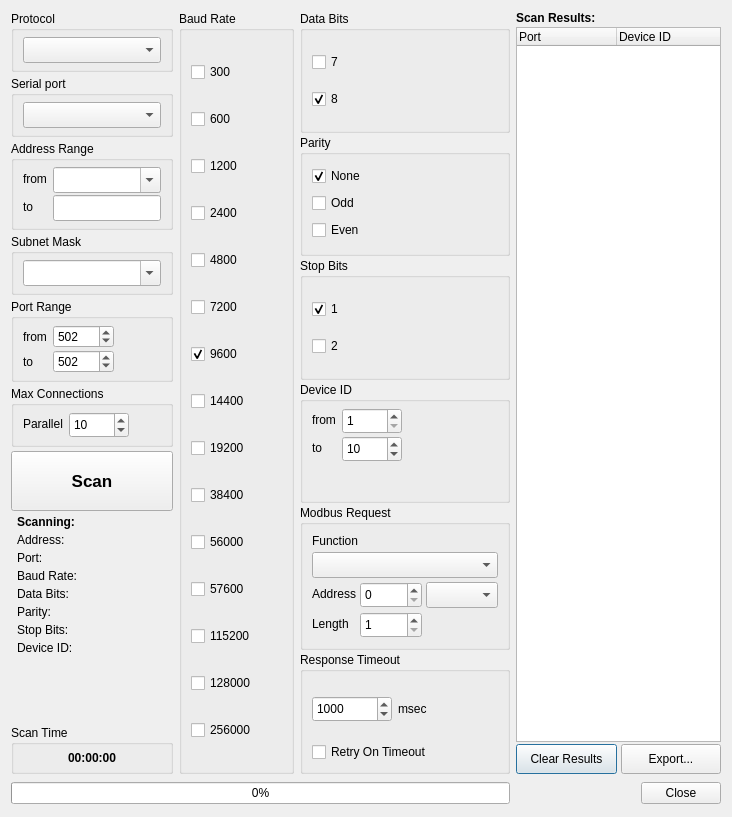
<?xml version="1.0" encoding="UTF-8"?>
<ui version="4.0">
 <class>DialogModbusScanner</class>
 <widget class="QDialog" name="DialogModbusScanner">
  <property name="geometry">
   <rect>
    <x>0</x>
    <y>0</y>
    <width>732</width>
    <height>817</height>
   </rect>
  </property>
  <property name="windowTitle">
   <string>MODBUS Scanner</string>
  </property>
  <layout class="QVBoxLayout" name="verticalLayout_11">
   <item>
    <layout class="QGridLayout" name="gridLayout">
     <item row="1" column="2">
      <layout class="QVBoxLayout" name="verticalLayout_10">
       <property name="spacing">
        <number>2</number>
       </property>
       <item>
        <widget class="QGroupBox" name="groupBoxDataBits">
         <property name="title">
          <string>Data Bits</string>
         </property>
         <layout class="QVBoxLayout" name="verticalLayout_4">
          <property name="spacing">
           <number>2</number>
          </property>
          <property name="topMargin">
           <number>6</number>
          </property>
          <property name="bottomMargin">
           <number>6</number>
          </property>
          <item>
           <widget class="QCheckBox" name="checkBoxDataBit7">
            <property name="text">
             <string notr="true">7</string>
            </property>
           </widget>
          </item>
          <item>
           <widget class="QCheckBox" name="checkBoxDataBit8">
            <property name="text">
             <string notr="true">8</string>
            </property>
            <property name="checked">
             <bool>true</bool>
            </property>
           </widget>
          </item>
         </layout>
        </widget>
       </item>
       <item>
        <widget class="QGroupBox" name="groupBoxParity">
         <property name="title">
          <string>Parity</string>
         </property>
         <layout class="QVBoxLayout" name="verticalLayout_5">
          <property name="spacing">
           <number>2</number>
          </property>
          <property name="topMargin">
           <number>6</number>
          </property>
          <property name="bottomMargin">
           <number>6</number>
          </property>
          <item>
           <widget class="QCheckBox" name="checkBoxParityNone">
            <property name="text">
             <string>None</string>
            </property>
            <property name="checked">
             <bool>true</bool>
            </property>
           </widget>
          </item>
          <item>
           <widget class="QCheckBox" name="checkBoxParityOdd">
            <property name="text">
             <string>Odd</string>
            </property>
           </widget>
          </item>
          <item>
           <widget class="QCheckBox" name="checkBoxParityEven">
            <property name="text">
             <string>Even</string>
            </property>
           </widget>
          </item>
         </layout>
        </widget>
       </item>
       <item>
        <widget class="QGroupBox" name="groupBoxStopBits">
         <property name="title">
          <string>Stop Bits</string>
         </property>
         <layout class="QVBoxLayout" name="verticalLayout_6">
          <property name="spacing">
           <number>2</number>
          </property>
          <property name="topMargin">
           <number>6</number>
          </property>
          <property name="bottomMargin">
           <number>6</number>
          </property>
          <item>
           <widget class="QCheckBox" name="checkBoxStop1">
            <property name="text">
             <string notr="true">1</string>
            </property>
            <property name="checked">
             <bool>true</bool>
            </property>
           </widget>
          </item>
          <item>
           <widget class="QCheckBox" name="checkBoxStop2">
            <property name="text">
             <string notr="true">2</string>
            </property>
           </widget>
          </item>
         </layout>
        </widget>
       </item>
       <item>
        <widget class="QGroupBox" name="groupBoxDeviceId">
         <property name="title">
          <string>Device ID</string>
         </property>
         <layout class="QFormLayout" name="formLayout">
          <property name="labelAlignment">
           <set>Qt::AlignLeading|Qt::AlignLeft|Qt::AlignVCenter</set>
          </property>
          <property name="formAlignment">
           <set>Qt::AlignLeading|Qt::AlignLeft|Qt::AlignTop</set>
          </property>
          <property name="verticalSpacing">
           <number>2</number>
          </property>
          <property name="topMargin">
           <number>6</number>
          </property>
          <property name="bottomMargin">
           <number>6</number>
          </property>
          <item row="0" column="0">
           <widget class="QLabel" name="labelAddressFrom">
            <property name="text">
             <string>from</string>
            </property>
           </widget>
          </item>
          <item row="0" column="1">
           <widget class="QSpinBox" name="spinBoxDeviceIdFrom">
            <property name="sizePolicy">
             <sizepolicy hsizetype="Fixed" vsizetype="Fixed">
              <horstretch>0</horstretch>
              <verstretch>0</verstretch>
             </sizepolicy>
            </property>
            <property name="minimumSize">
             <size>
              <width>60</width>
              <height>26</height>
             </size>
            </property>
            <property name="minimum">
             <number>1</number>
            </property>
            <property name="maximum">
             <number>255</number>
            </property>
           </widget>
          </item>
          <item row="1" column="0">
           <widget class="QLabel" name="labelAddressTo">
            <property name="text">
             <string>to</string>
            </property>
           </widget>
          </item>
          <item row="1" column="1">
           <widget class="QSpinBox" name="spinBoxDeviceIdTo">
            <property name="sizePolicy">
             <sizepolicy hsizetype="Fixed" vsizetype="Fixed">
              <horstretch>0</horstretch>
              <verstretch>0</verstretch>
             </sizepolicy>
            </property>
            <property name="minimumSize">
             <size>
              <width>60</width>
              <height>26</height>
             </size>
            </property>
            <property name="minimum">
             <number>1</number>
            </property>
            <property name="maximum">
             <number>255</number>
            </property>
            <property name="value">
             <number>10</number>
            </property>
           </widget>
          </item>
         </layout>
        </widget>
       </item>
       <item>
        <widget class="QGroupBox" name="groupBoxRequest">
         <property name="title">
          <string>Modbus Request</string>
         </property>
         <layout class="QVBoxLayout" name="verticalLayout_12">
          <property name="spacing">
           <number>4</number>
          </property>
          <item>
           <widget class="QLabel" name="labelFunction">
            <property name="sizePolicy">
             <sizepolicy hsizetype="Preferred" vsizetype="Fixed">
              <horstretch>0</horstretch>
              <verstretch>0</verstretch>
             </sizepolicy>
            </property>
            <property name="text">
             <string>Function</string>
            </property>
           </widget>
          </item>
          <item>
           <widget class="FunctionCodeComboBox" name="comboBoxFunction">
            <property name="minimumSize">
             <size>
              <width>0</width>
              <height>26</height>
             </size>
            </property>
           </widget>
          </item>
          <item>
           <layout class="QFormLayout" name="formLayout_3">
            <property name="labelAlignment">
             <set>Qt::AlignLeading|Qt::AlignLeft|Qt::AlignVCenter</set>
            </property>
            <property name="formAlignment">
             <set>Qt::AlignLeading|Qt::AlignLeft|Qt::AlignTop</set>
            </property>
            <item row="0" column="0">
             <widget class="QLabel" name="labelAddress">
              <property name="text">
               <string>Address</string>
              </property>
             </widget>
            </item>
            <item row="0" column="1">
             <layout class="QHBoxLayout" name="horizontalLayout">
              <item>
               <widget class="FormattedSpinBox" name="spinBoxAddress">
                <property name="sizePolicy">
                 <sizepolicy hsizetype="Fixed" vsizetype="Fixed">
                  <horstretch>0</horstretch>
                  <verstretch>0</verstretch>
                 </sizepolicy>
                </property>
                <property name="minimumSize">
                 <size>
                  <width>62</width>
                  <height>26</height>
                 </size>
                </property>
                <property name="minimum">
                 <number>0</number>
                </property>
                <property name="maximum">
                 <number>65536</number>
                </property>
                <property name="value">
                 <number>0</number>
                </property>
               </widget>
              </item>
              <item>
               <widget class="AddressBaseComboBox" name="comboBoxAddressBase">
                <property name="sizePolicy">
                 <sizepolicy hsizetype="Fixed" vsizetype="Fixed">
                  <horstretch>0</horstretch>
                  <verstretch>0</verstretch>
                 </sizepolicy>
                </property>
                <property name="minimumSize">
                 <size>
                  <width>0</width>
                  <height>26</height>
                 </size>
                </property>
                <property name="currentIndex">
                 <number>-1</number>
                </property>
               </widget>
              </item>
             </layout>
            </item>
            <item row="1" column="1">
             <widget class="QSpinBox" name="spinBoxLength">
              <property name="sizePolicy">
               <sizepolicy hsizetype="Fixed" vsizetype="Fixed">
                <horstretch>0</horstretch>
                <verstretch>0</verstretch>
               </sizepolicy>
              </property>
              <property name="minimumSize">
               <size>
                <width>62</width>
                <height>26</height>
               </size>
              </property>
              <property name="minimum">
               <number>1</number>
              </property>
              <property name="maximum">
               <number>125</number>
              </property>
             </widget>
            </item>
            <item row="1" column="0">
             <widget class="QLabel" name="labelLength">
              <property name="text">
               <string>Length</string>
              </property>
             </widget>
            </item>
           </layout>
          </item>
         </layout>
        </widget>
       </item>
       <item>
        <widget class="QGroupBox" name="groupBoxTimeout">
         <property name="minimumSize">
          <size>
           <width>160</width>
           <height>0</height>
          </size>
         </property>
         <property name="title">
          <string>Response Timeout</string>
         </property>
         <layout class="QVBoxLayout" name="verticalLayout_14">
          <item>
           <layout class="QFormLayout" name="formLayout_5">
            <property name="formAlignment">
             <set>Qt::AlignLeading|Qt::AlignLeft|Qt::AlignVCenter</set>
            </property>
            <property name="verticalSpacing">
             <number>2</number>
            </property>
            <item row="0" column="0">
             <widget class="QSpinBox" name="spinBoxTimeout">
              <property name="sizePolicy">
               <sizepolicy hsizetype="Fixed" vsizetype="Fixed">
                <horstretch>0</horstretch>
                <verstretch>0</verstretch>
               </sizepolicy>
              </property>
              <property name="minimumSize">
               <size>
                <width>80</width>
                <height>26</height>
               </size>
              </property>
              <property name="minimum">
               <number>100</number>
              </property>
              <property name="maximum">
               <number>20000</number>
              </property>
              <property name="value">
               <number>1000</number>
              </property>
             </widget>
            </item>
            <item row="0" column="1">
             <widget class="QLabel" name="label">
              <property name="sizePolicy">
               <sizepolicy hsizetype="Fixed" vsizetype="Preferred">
                <horstretch>0</horstretch>
                <verstretch>0</verstretch>
               </sizepolicy>
              </property>
              <property name="text">
               <string>msec</string>
              </property>
             </widget>
            </item>
           </layout>
          </item>
          <item>
           <widget class="QCheckBox" name="checkBoxRetryOnTimeout">
            <property name="text">
             <string>Retry On Timeout</string>
            </property>
           </widget>
          </item>
         </layout>
        </widget>
       </item>
      </layout>
     </item>
     <item row="1" column="3">
      <layout class="QVBoxLayout" name="verticalLayout_7">
       <property name="spacing">
        <number>2</number>
       </property>
       <item>
        <widget class="QLabel" name="labelScanResults">
         <property name="text">
          <string>&lt;html&gt;&lt;head/&gt;&lt;body&gt;&lt;p&gt;&lt;span style=&quot; font-weight:700;&quot;&gt;Scan Results:&lt;/span&gt;&lt;/p&gt;&lt;/body&gt;&lt;/html&gt;</string>
         </property>
        </widget>
       </item>
       <item>
        <widget class="QTreeWidget" name="treeWidget">
         <property name="alternatingRowColors">
          <bool>true</bool>
         </property>
         <column>
          <property name="text">
           <string>Port</string>
          </property>
         </column>
         <column>
          <property name="text">
           <string>Device ID</string>
          </property>
         </column>
        </widget>
       </item>
       <item>
        <layout class="QHBoxLayout" name="horizontalLayoutResultsButtons">
         <property name="spacing">
          <number>4</number>
         </property>
         <item>
          <widget class="QPushButton" name="pushButtonClear">
           <property name="sizePolicy">
            <sizepolicy hsizetype="Minimum" vsizetype="Fixed">
             <horstretch>0</horstretch>
             <verstretch>0</verstretch>
            </sizepolicy>
           </property>
           <property name="minimumSize">
            <size>
             <width>0</width>
             <height>30</height>
            </size>
           </property>
           <property name="text">
            <string>Clear Results</string>
           </property>
           <property name="icon">
            <iconset resource="../../app/resources.qrc">
             <normaloff>:/res/icon-clear.svg</normaloff>:/res/icon-clear.svg</iconset>
           </property>
          </widget>
         </item>
         <item>
          <widget class="QPushButton" name="pushButtonExport">
           <property name="sizePolicy">
            <sizepolicy hsizetype="Minimum" vsizetype="Fixed">
             <horstretch>0</horstretch>
             <verstretch>0</verstretch>
            </sizepolicy>
           </property>
           <property name="minimumSize">
            <size>
             <width>0</width>
             <height>30</height>
            </size>
           </property>
           <property name="text">
            <string>Export...</string>
           </property>
           <property name="icon">
            <iconset resource="../../app/resources.qrc">
             <normaloff>:/res/icon-export.svg</normaloff>:/res/icon-export.svg</iconset>
           </property>
          </widget>
         </item>
        </layout>
       </item>
      </layout>
     </item>
     <item row="2" column="3">
      <layout class="QHBoxLayout" name="horizontalLayout_2">
       <item>
        <spacer name="horizontalSpacer">
         <property name="orientation">
          <enum>Qt::Horizontal</enum>
         </property>
         <property name="sizeHint" stdset="0">
          <size>
           <width>40</width>
           <height>20</height>
          </size>
         </property>
        </spacer>
       </item>
       <item>
        <widget class="QDialogButtonBox" name="buttonBox">
         <property name="minimumSize">
          <size>
           <width>0</width>
           <height>26</height>
          </size>
         </property>
         <property name="orientation">
          <enum>Qt::Horizontal</enum>
         </property>
         <property name="standardButtons">
          <set>QDialogButtonBox::Close</set>
         </property>
        </widget>
       </item>
      </layout>
     </item>
     <item row="1" column="1">
      <widget class="QGroupBox" name="groupBoxBaudRate">
       <property name="minimumSize">
        <size>
         <width>115</width>
         <height>0</height>
        </size>
       </property>
       <property name="title">
        <string>Baud Rate</string>
       </property>
       <layout class="QVBoxLayout" name="verticalLayout_3">
        <property name="spacing">
         <number>2</number>
        </property>
        <property name="topMargin">
         <number>6</number>
        </property>
        <property name="bottomMargin">
         <number>6</number>
        </property>
        <item>
         <widget class="QCheckBox" name="checkBoxSpeed300">
          <property name="text">
           <string notr="true">300</string>
          </property>
         </widget>
        </item>
        <item>
         <widget class="QCheckBox" name="checkBoxSpeed600">
          <property name="text">
           <string notr="true">600</string>
          </property>
         </widget>
        </item>
        <item>
         <widget class="QCheckBox" name="checkBoxSpeed1200">
          <property name="text">
           <string notr="true">1200</string>
          </property>
         </widget>
        </item>
        <item>
         <widget class="QCheckBox" name="checkBoxSpeed2400">
          <property name="text">
           <string notr="true">2400</string>
          </property>
         </widget>
        </item>
        <item>
         <widget class="QCheckBox" name="checkBoxSpeed4800">
          <property name="text">
           <string notr="true">4800</string>
          </property>
         </widget>
        </item>
        <item>
         <widget class="QCheckBox" name="checkBoxSpeed7200">
          <property name="text">
           <string notr="true">7200</string>
          </property>
         </widget>
        </item>
        <item>
         <widget class="QCheckBox" name="checkBoxSpeed9600">
          <property name="text">
           <string notr="true">9600</string>
          </property>
          <property name="checked">
           <bool>true</bool>
          </property>
         </widget>
        </item>
        <item>
         <widget class="QCheckBox" name="checkBoxSpeed14400">
          <property name="text">
           <string notr="true">14400</string>
          </property>
         </widget>
        </item>
        <item>
         <widget class="QCheckBox" name="checkBoxSpeed19200">
          <property name="text">
           <string notr="true">19200</string>
          </property>
         </widget>
        </item>
        <item>
         <widget class="QCheckBox" name="checkBoxSpeed38400">
          <property name="text">
           <string notr="true">38400</string>
          </property>
         </widget>
        </item>
        <item>
         <widget class="QCheckBox" name="checkBoxSpeed56000">
          <property name="text">
           <string notr="true">56000</string>
          </property>
         </widget>
        </item>
        <item>
         <widget class="QCheckBox" name="checkBoxSpeed57600">
          <property name="text">
           <string notr="true">57600</string>
          </property>
         </widget>
        </item>
        <item>
         <widget class="QCheckBox" name="checkBoxSpeed115200">
          <property name="text">
           <string notr="true">115200</string>
          </property>
         </widget>
        </item>
        <item>
         <widget class="QCheckBox" name="checkBoxSpeed128000">
          <property name="text">
           <string notr="true">128000</string>
          </property>
         </widget>
        </item>
        <item>
         <widget class="QCheckBox" name="checkBoxSpeed256000">
          <property name="text">
           <string notr="true">256000</string>
          </property>
         </widget>
        </item>
       </layout>
      </widget>
     </item>
     <item row="2" column="0" colspan="3">
      <widget class="QProgressBar" name="progressBar">
       <property name="value">
        <number>0</number>
       </property>
       <property name="textVisible">
        <bool>true</bool>
       </property>
      </widget>
     </item>
     <item row="1" column="0">
      <layout class="QVBoxLayout" name="verticalLayout_9">
       <property name="spacing">
        <number>4</number>
       </property>
       <item>
        <widget class="QGroupBox" name="groupBoxProtocol">
         <property name="sizePolicy">
          <sizepolicy hsizetype="Preferred" vsizetype="Fixed">
           <horstretch>0</horstretch>
           <verstretch>0</verstretch>
          </sizepolicy>
         </property>
         <property name="title">
          <string>Protocol</string>
         </property>
         <layout class="QHBoxLayout" name="horizontalLayout_3">
          <property name="topMargin">
           <number>6</number>
          </property>
          <property name="bottomMargin">
           <number>6</number>
          </property>
          <item>
           <widget class="ModbusProtocolsComboBox" name="comboBoxProtocols">
            <property name="minimumSize">
             <size>
              <width>0</width>
              <height>26</height>
             </size>
            </property>
           </widget>
          </item>
         </layout>
        </widget>
       </item>
       <item>
        <widget class="QGroupBox" name="groupBoxSerialPort">
         <property name="sizePolicy">
          <sizepolicy hsizetype="Preferred" vsizetype="Fixed">
           <horstretch>0</horstretch>
           <verstretch>0</verstretch>
          </sizepolicy>
         </property>
         <property name="minimumSize">
          <size>
           <width>115</width>
           <height>0</height>
          </size>
         </property>
         <property name="title">
          <string>Serial port</string>
         </property>
         <layout class="QVBoxLayout" name="verticalLayout">
          <property name="spacing">
           <number>2</number>
          </property>
          <property name="topMargin">
           <number>6</number>
          </property>
          <property name="bottomMargin">
           <number>6</number>
          </property>
          <item>
           <widget class="QComboBox" name="comboBoxSerial">
            <property name="minimumSize">
             <size>
              <width>120</width>
              <height>26</height>
             </size>
            </property>
           </widget>
          </item>
         </layout>
        </widget>
       </item>
       <item>
        <widget class="QGroupBox" name="groupBoxIPAddressRange">
         <property name="sizePolicy">
          <sizepolicy hsizetype="Preferred" vsizetype="Fixed">
           <horstretch>0</horstretch>
           <verstretch>0</verstretch>
          </sizepolicy>
         </property>
         <property name="title">
          <string>Address Range</string>
         </property>
         <layout class="QFormLayout" name="formLayout_4">
          <property name="labelAlignment">
           <set>Qt::AlignLeading|Qt::AlignLeft|Qt::AlignVCenter</set>
          </property>
          <property name="formAlignment">
           <set>Qt::AlignLeading|Qt::AlignLeft|Qt::AlignTop</set>
          </property>
          <property name="verticalSpacing">
           <number>2</number>
          </property>
          <property name="topMargin">
           <number>6</number>
          </property>
          <property name="bottomMargin">
           <number>6</number>
          </property>
          <item row="0" column="0">
           <widget class="QLabel" name="labelIPAddressFrom">
            <property name="text">
             <string>from</string>
            </property>
           </widget>
          </item>
          <item row="2" column="0">
           <widget class="QLabel" name="labelIPAddressTo">
            <property name="text">
             <string>to</string>
            </property>
           </widget>
          </item>
          <item row="0" column="1">
           <widget class="QComboBox" name="comboBoxIPAddressFrom">
            <property name="sizePolicy">
             <sizepolicy hsizetype="Fixed" vsizetype="Fixed">
              <horstretch>0</horstretch>
              <verstretch>0</verstretch>
             </sizepolicy>
            </property>
            <property name="minimumSize">
             <size>
              <width>0</width>
              <height>26</height>
             </size>
            </property>
            <property name="maximumSize">
             <size>
              <width>140</width>
              <height>16777215</height>
             </size>
            </property>
            <property name="editable">
             <bool>true</bool>
            </property>
           </widget>
          </item>
          <item row="2" column="1">
           <widget class="IpAddressLineEdit" name="lineEditIPAddressTo">
            <property name="sizePolicy">
             <sizepolicy hsizetype="Fixed" vsizetype="Fixed">
              <horstretch>0</horstretch>
              <verstretch>0</verstretch>
             </sizepolicy>
            </property>
            <property name="minimumSize">
             <size>
              <width>0</width>
              <height>26</height>
             </size>
            </property>
            <property name="maximumSize">
             <size>
              <width>120</width>
              <height>16777215</height>
             </size>
            </property>
           </widget>
          </item>
         </layout>
        </widget>
       </item>
       <item>
        <widget class="QGroupBox" name="groupBoxSubnetMask">
         <property name="sizePolicy">
          <sizepolicy hsizetype="Preferred" vsizetype="Fixed">
           <horstretch>0</horstretch>
           <verstretch>0</verstretch>
          </sizepolicy>
         </property>
         <property name="title">
          <string>Subnet Mask</string>
         </property>
         <layout class="QVBoxLayout" name="verticalLayout_13">
          <property name="topMargin">
           <number>6</number>
          </property>
          <property name="bottomMargin">
           <number>6</number>
          </property>
          <item>
           <widget class="QComboBox" name="comboBoxSubnetMask">
            <property name="sizePolicy">
             <sizepolicy hsizetype="Preferred" vsizetype="Fixed">
              <horstretch>0</horstretch>
              <verstretch>0</verstretch>
             </sizepolicy>
            </property>
            <property name="minimumSize">
             <size>
              <width>0</width>
              <height>26</height>
             </size>
            </property>
            <property name="editable">
             <bool>true</bool>
            </property>
           </widget>
          </item>
         </layout>
        </widget>
       </item>
       <item>
        <widget class="QGroupBox" name="groupBoxPortRange">
         <property name="sizePolicy">
          <sizepolicy hsizetype="Preferred" vsizetype="Fixed">
           <horstretch>0</horstretch>
           <verstretch>0</verstretch>
          </sizepolicy>
         </property>
         <property name="title">
          <string>Port Range</string>
         </property>
         <layout class="QFormLayout" name="formLayout_2">
          <property name="labelAlignment">
           <set>Qt::AlignLeading|Qt::AlignLeft|Qt::AlignVCenter</set>
          </property>
          <property name="formAlignment">
           <set>Qt::AlignLeading|Qt::AlignLeft|Qt::AlignTop</set>
          </property>
          <property name="verticalSpacing">
           <number>2</number>
          </property>
          <property name="topMargin">
           <number>6</number>
          </property>
          <property name="bottomMargin">
           <number>6</number>
          </property>
          <item row="0" column="1">
           <widget class="QSpinBox" name="spinBoxPortFrom">
            <property name="sizePolicy">
             <sizepolicy hsizetype="Fixed" vsizetype="Fixed">
              <horstretch>0</horstretch>
              <verstretch>0</verstretch>
             </sizepolicy>
            </property>
            <property name="minimumSize">
             <size>
              <width>60</width>
              <height>0</height>
             </size>
            </property>
            <property name="minimum">
             <number>1</number>
            </property>
            <property name="maximum">
             <number>65535</number>
            </property>
            <property name="value">
             <number>502</number>
            </property>
           </widget>
          </item>
          <item row="0" column="0">
           <widget class="QLabel" name="labelPortFrom">
            <property name="text">
             <string>from</string>
            </property>
           </widget>
          </item>
          <item row="2" column="0">
           <widget class="QLabel" name="labelPortTo">
            <property name="text">
             <string>to</string>
            </property>
           </widget>
          </item>
          <item row="2" column="1">
           <widget class="QSpinBox" name="spinBoxPortTo">
            <property name="sizePolicy">
             <sizepolicy hsizetype="Fixed" vsizetype="Fixed">
              <horstretch>0</horstretch>
              <verstretch>0</verstretch>
             </sizepolicy>
            </property>
            <property name="minimumSize">
             <size>
              <width>60</width>
              <height>0</height>
             </size>
            </property>
            <property name="minimum">
             <number>1</number>
            </property>
            <property name="maximum">
             <number>65535</number>
            </property>
            <property name="value">
             <number>502</number>
            </property>
           </widget>
          </item>
         </layout>
        </widget>
       </item>
       <item>
        <widget class="QGroupBox" name="groupBoxMaxConnections">
         <property name="sizePolicy">
          <sizepolicy hsizetype="Preferred" vsizetype="Fixed">
           <horstretch>0</horstretch>
           <verstretch>0</verstretch>
          </sizepolicy>
         </property>
         <property name="title">
          <string>Max Connections</string>
         </property>
         <layout class="QFormLayout" name="formLayout_6">
          <property name="verticalSpacing">
           <number>2</number>
          </property>
          <property name="topMargin">
           <number>6</number>
          </property>
          <property name="bottomMargin">
           <number>6</number>
          </property>
          <item row="0" column="0">
           <widget class="QLabel" name="labelMaxConnections">
            <property name="text">
             <string>Parallel</string>
            </property>
           </widget>
          </item>
          <item row="0" column="1">
           <widget class="QSpinBox" name="spinBoxMaxConnections">
            <property name="sizePolicy">
             <sizepolicy hsizetype="Fixed" vsizetype="Fixed">
              <horstretch>0</horstretch>
              <verstretch>0</verstretch>
             </sizepolicy>
            </property>
            <property name="minimumSize">
             <size>
              <width>60</width>
              <height>26</height>
             </size>
            </property>
            <property name="minimum">
             <number>1</number>
            </property>
            <property name="maximum">
             <number>100</number>
            </property>
            <property name="value">
             <number>10</number>
            </property>
           </widget>
          </item>
         </layout>
        </widget>
       </item>
       <item>
        <widget class="QPushButton" name="pushButtonScan">
         <property name="minimumSize">
          <size>
           <width>160</width>
           <height>60</height>
          </size>
         </property>
         <property name="styleSheet">
          <string notr="true">font-size: 13pt;
font-weight: bold;</string>
         </property>
         <property name="text">
          <string>Scan</string>
         </property>
         <property name="iconSize">
          <size>
           <width>24</width>
           <height>24</height>
          </size>
         </property>
        </widget>
       </item>
       <item>
        <layout class="QVBoxLayout" name="verticalLayout_8">
         <property name="leftMargin">
          <number>6</number>
         </property>
         <item>
          <widget class="QLabel" name="labelScanning">
           <property name="text">
            <string>&lt;html&gt;&lt;head/&gt;&lt;body&gt;&lt;p&gt;&lt;span style=&quot; font-weight:700;&quot;&gt;Scanning:&lt;/span&gt;&lt;/p&gt;&lt;/body&gt;&lt;/html&gt;</string>
           </property>
          </widget>
         </item>
         <item>
          <widget class="QLabel" name="labelIPAddress">
           <property name="text">
            <string>Address: </string>
           </property>
          </widget>
         </item>
         <item>
          <widget class="QLabel" name="labelPort">
           <property name="text">
            <string>Port: </string>
           </property>
          </widget>
         </item>
         <item>
          <widget class="QLabel" name="labelSpeed">
           <property name="text">
            <string>Baud Rate: </string>
           </property>
          </widget>
         </item>
         <item>
          <widget class="QLabel" name="labelDataBits">
           <property name="text">
            <string>Data Bits: </string>
           </property>
          </widget>
         </item>
         <item>
          <widget class="QLabel" name="labelParity">
           <property name="text">
            <string>Parity: </string>
           </property>
          </widget>
         </item>
         <item>
          <widget class="QLabel" name="labelStopBits">
           <property name="text">
            <string>Stop Bits: </string>
           </property>
          </widget>
         </item>
         <item>
          <widget class="QLabel" name="labelDeviceId">
           <property name="text">
            <string>Device ID: </string>
           </property>
          </widget>
         </item>
         <item>
          <spacer name="verticalSpacer_2">
           <property name="orientation">
            <enum>Qt::Vertical</enum>
           </property>
           <property name="sizeHint" stdset="0">
            <size>
             <width>20</width>
             <height>40</height>
            </size>
           </property>
          </spacer>
         </item>
        </layout>
       </item>
       <item>
        <spacer name="verticalSpacer">
         <property name="orientation">
          <enum>Qt::Vertical</enum>
         </property>
         <property name="sizeType">
          <enum>QSizePolicy::Preferred</enum>
         </property>
         <property name="sizeHint" stdset="0">
          <size>
           <width>20</width>
           <height>40</height>
          </size>
         </property>
        </spacer>
       </item>
       <item>
        <widget class="QGroupBox" name="groupBoxSanTime">
         <property name="sizePolicy">
          <sizepolicy hsizetype="Preferred" vsizetype="Fixed">
           <horstretch>0</horstretch>
           <verstretch>0</verstretch>
          </sizepolicy>
         </property>
         <property name="title">
          <string>Scan Time</string>
         </property>
         <layout class="QVBoxLayout" name="verticalLayout_2">
          <property name="topMargin">
           <number>6</number>
          </property>
          <property name="bottomMargin">
           <number>6</number>
          </property>
          <item>
           <widget class="QLabel" name="labelTimeLeft">
            <property name="text">
             <string notr="true">&lt;html&gt;&lt;head/&gt;&lt;body&gt;&lt;p&gt;&lt;span style=&quot; font-weight:700;&quot;&gt;00:00:00&lt;/span&gt;&lt;/p&gt;&lt;/body&gt;&lt;/html&gt;</string>
            </property>
            <property name="alignment">
             <set>Qt::AlignCenter</set>
            </property>
           </widget>
          </item>
         </layout>
        </widget>
       </item>
      </layout>
     </item>
    </layout>
   </item>
  </layout>
 </widget>
 <customwidgets>
  <customwidget>
   <class>FunctionCodeComboBox</class>
   <extends>QComboBox</extends>
   <header>functioncodecombobox.h</header>
  </customwidget>
  <customwidget>
   <class>AddressBaseComboBox</class>
   <extends>QComboBox</extends>
   <header>addressbasecombobox.h</header>
  </customwidget>
  <customwidget>
   <class>IpAddressLineEdit</class>
   <extends>QLineEdit</extends>
   <header>ipaddresslineedit.h</header>
  </customwidget>
  <customwidget>
   <class>FormattedSpinBox</class>
   <extends>QSpinBox</extends>
   <header>formattedspinbox.h</header>
  </customwidget>
  <customwidget>
   <class>ModbusProtocolsComboBox</class>
   <extends>QComboBox</extends>
   <header>modbusprotocolscombobox.h</header>
  </customwidget>
 </customwidgets>
 <resources>
  <include location="../../app/resources.qrc"/>
 </resources>
 <connections>
  <connection>
   <sender>buttonBox</sender>
   <signal>accepted()</signal>
   <receiver>DialogModbusScanner</receiver>
   <slot>accept()</slot>
   <hints>
    <hint type="sourcelabel">
     <x>248</x>
     <y>254</y>
    </hint>
    <hint type="destinationlabel">
     <x>157</x>
     <y>274</y>
    </hint>
   </hints>
  </connection>
  <connection>
   <sender>buttonBox</sender>
   <signal>rejected()</signal>
   <receiver>DialogModbusScanner</receiver>
   <slot>reject()</slot>
   <hints>
    <hint type="sourcelabel">
     <x>316</x>
     <y>260</y>
    </hint>
    <hint type="destinationlabel">
     <x>286</x>
     <y>274</y>
    </hint>
   </hints>
  </connection>
 </connections>
</ui>
